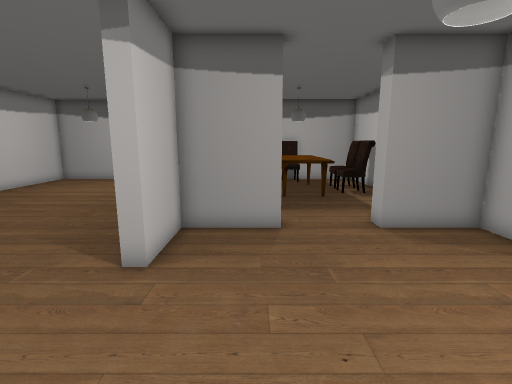
View 1 (above)

18 first-person views from a walk through a 3-D level made in the Godot game engine. The camera is 1.4 m above the floor, tilts 10° down and sees 85° across. The floor is counted in squares, 0.5 m on a side. Each view is taken from the middle of a square. On the plan, view 1 faces up. The plan holds only what a view shows up to about 19 squares ahead; the rest is blank. Some surface patterns are stand-ins.

View 2
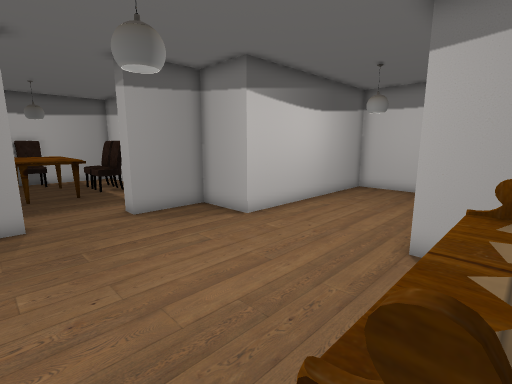

View 3
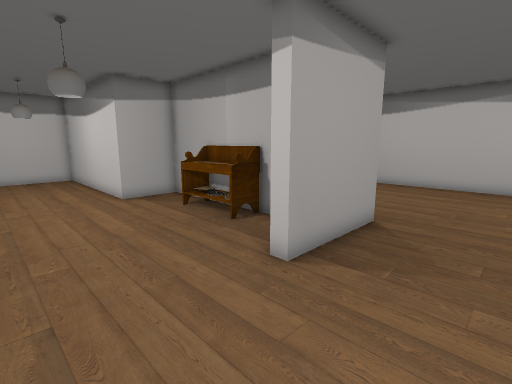

View 4
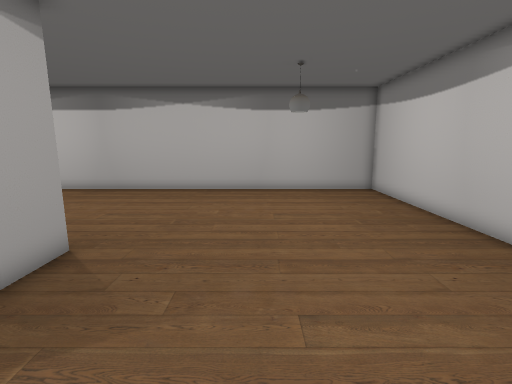

View 5
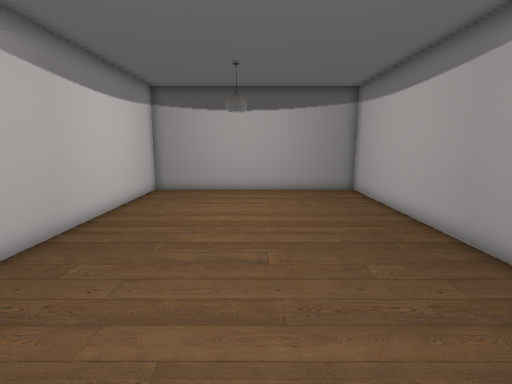

View 6
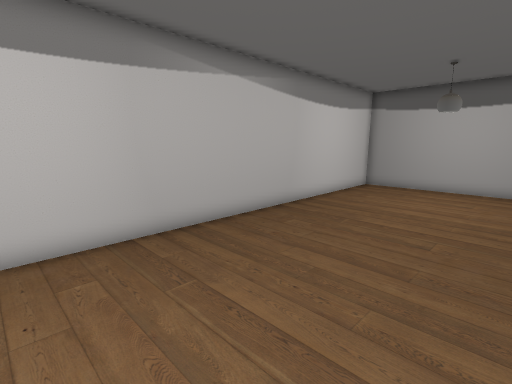

View 7
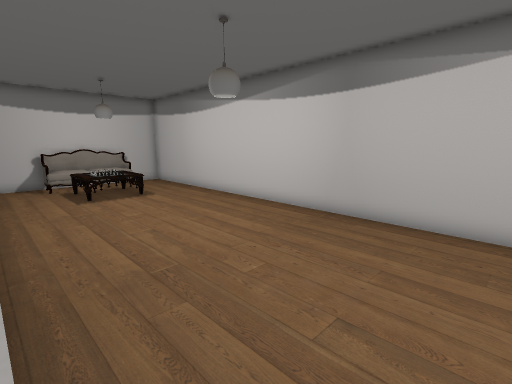

View 8
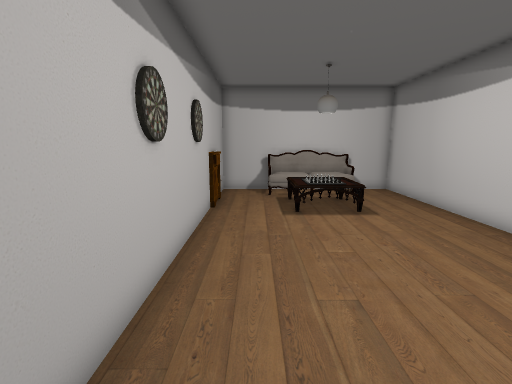

View 9
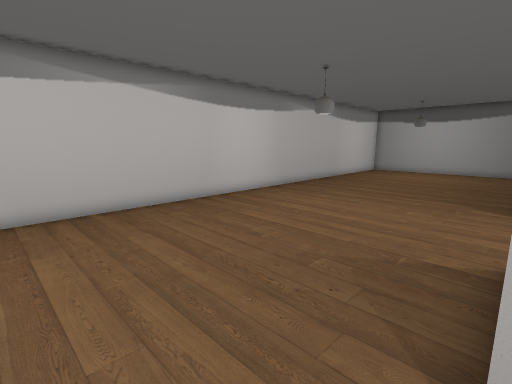

View 10
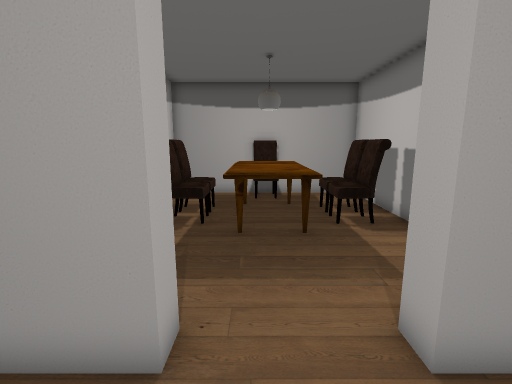

View 11
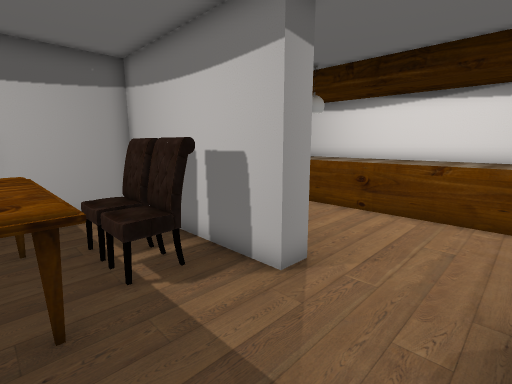

View 12
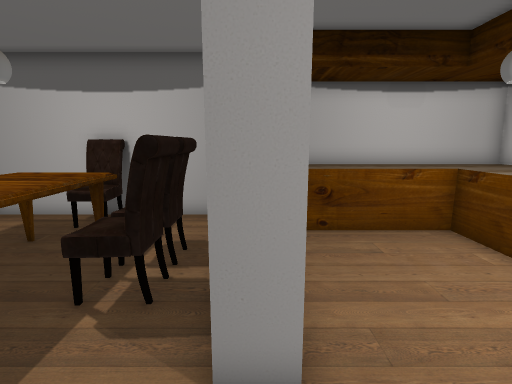

View 13
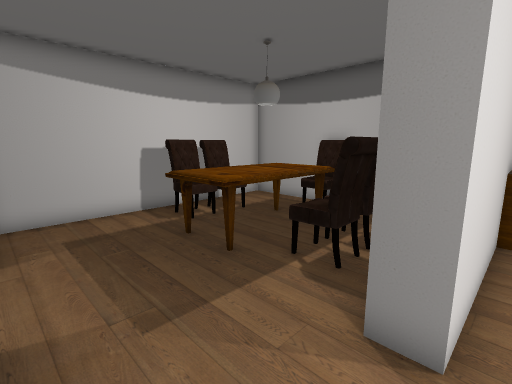

View 14
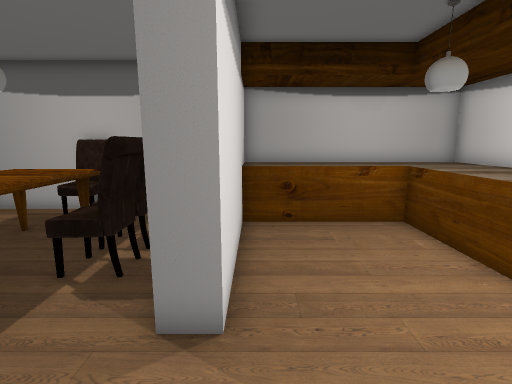

View 15
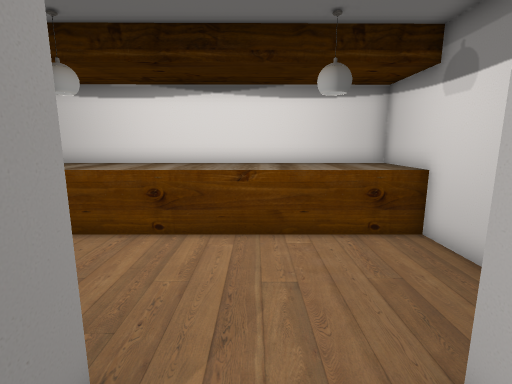

View 16
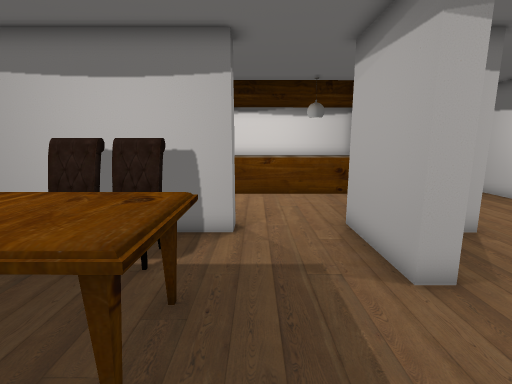

View 17
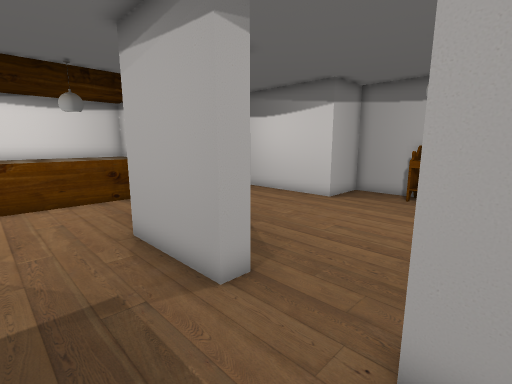

View 18
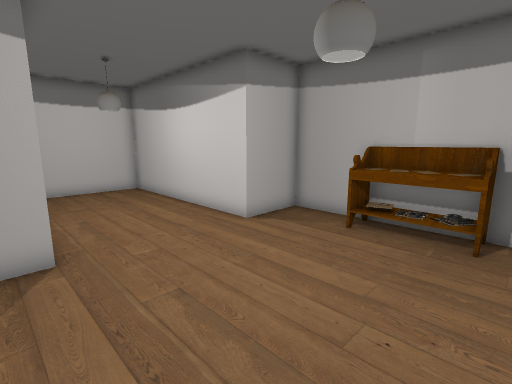

### Floor plan
Key: @ floor where view 1 was taken; # wall or solid block; . floor; = window, fence, low wall or low ledge; ^ raised ledge; T table; C chair; B bench; S sofa; A cabinet; O other object.
Columns run from 15 left of view 1 to 18 right of it. Each row starts with its distance up from view 1.
 22 #################CC##############
 21 #...........#....CC....#^^^^^^^^^
 20 #...........#....CC....#^^^^^^^^^
 19 #...........#...TTTT...##.....^^^
 18 #...........#.CCTTTTCC.##.....^^^
 17 #...........#.CCTTTTCC.##.....^^^
 16 #...........# CCTTTTCC ##.....^^^
 15 #...........#=CCTTTTCC ##.....^^^
 14 #...........#=..TTTT..###.....^^^
 13 #...........#=................^^^
 12 #...........#=................^^^
 11 #...........#=................^^^
 10 #...........## ##..#####......^^^
  9 #...........#####..##### .....^^^
  8 #...........# ........ # .....^^^
  7 #...........# ........ #   ###^^^
  6 #...........# .........###########
  5 #...............................##
  4 #...............................#
  3 #...............................#
  2 #...............................#
  1 #...............................#
  0 #...........##.@.......##########
 -1 #...........# ..BBBB.. #
 -2 #...........# ..BBBB..#
 -3 #...........#  ##BB####
 -4 #...........#
 -5 #...........#    ###########AA###
 -6 #...............................#
 -7 #...............................#
 -8 #.............................OS#
 -9 #.........................TTTTOS#
-10 #.........................TOOTOS#
-11 #.........................TTTTOS#
-12 #.............................SS#
-13 #...............................#
-14 #...............................#
-15 #################################

Positions as (right, up) in squares from view 1, and headings:
1: (0, 0), facing up
2: (0, -2), facing up-right
3: (-7, 5), facing down-right
4: (-8, 2), facing down
5: (-9, 5), facing up
6: (-7, 3), facing up-left
7: (-4, -5), facing down-right
8: (0, -7), facing right
9: (-3, -8), facing up-left
10: (2, 6), facing up
11: (3, 10), facing up-right
12: (8, 11), facing up
13: (9, 10), facing up-left
14: (9, 10), facing up
15: (6, 12), facing right
16: (-1, 13), facing right
17: (0, 13), facing down-right
18: (0, 7), facing down-right
